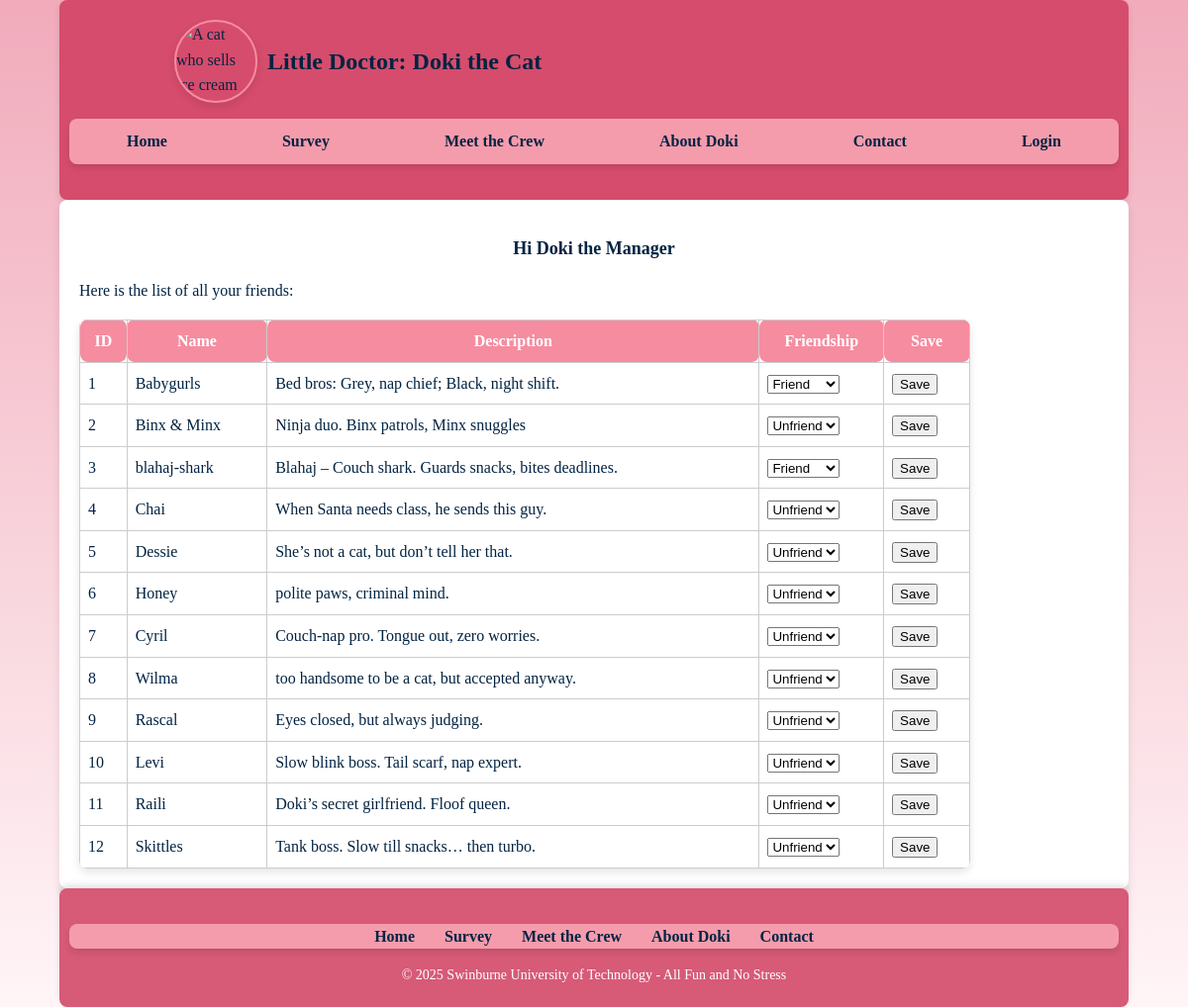
The app's page /manager.php (signed in) with its own data.
### tables this page shows
CREATE TABLE `friends` (
  `id` int(11) NOT NULL,
  `name` varchar(255) NOT NULL,
  `description` text NOT NULL,
  `picture` varchar(255) NOT NULL,
  `friendship_status` enum('Friend','Unfriend') DEFAULT 'Unfriend'
);

### manager.php (the view, shortened to what this page needs)
<?php
require_once("settings.php");
$conn = mysqli_connect($host, $username, $password, $database);
?>
<!DOCTYPE html>
<html lang="en">
<head>
<link rel="stylesheet" href="styles/style.css">
</head>
<body>
<?php include 'header.inc'; ?>
<section id="main">
<?php if (isset($_SESSION['username']) && $_SESSION['username'] === 'sirdoki'): ?>
  <h1>Hi Doki the Manager</h1>
  <p>Here is the list of all your friends:</p>
  <?php
    $res = mysqli_query($conn, "SELECT id, name, description, friendship_status FROM friends ORDER BY id ASC");
    if ($res && mysqli_num_rows($res) > 0):
  ?>
    <table>
      <tr>
        <th>ID</th><th>Name</th><th>Description</th><th>Friendship</th><th>Save</th>
      </tr>
      <?php while ($row = mysqli_fetch_assoc($res)): ?>
        <tr>
          <td><?= (int)$row['id'] ?></td>
          <td><?= htmlspecialchars($row['name']) ?></td>
          <td><?= htmlspecialchars($row['description']) ?></td>
          <td>
            <form method="post" action="<?= htmlspecialchars($_SERVER['PHP_SELF']) ?>">
              <select name="friendship_status">
                <option value="Friend"   <?= $row['friendship_status']=='Friend'   ? 'selected' : '' ?>>Friend</option>
                <option value="Unfriend" <?= $row['friendship_status']=='Unfriend' ? 'selected' : '' ?>>Unfriend</option>
              </select>
          </td>
          <td>
              <input type="submit" value="Save">
          </td>
        </tr>
      <?php endwhile; ?>
    </table>
  <?php else: ?>
    <p>No friends found! Poor Doki!</p>
  <?php endif; ?>
<?php else: ?>
  <h1>Hi, you are not Doki the manager</h1>
  <p>This page is for authorised users only.</p>
<?php endif; ?>
</section>
<?php include 'footer.inc'; ?>
</body>
</html>

### header.inc
<section id="header">
        <header>
            <img id="logo" src="images/doki_logo.png" alt="A cat who sells ice cream">
            <h2>Little Doctor: Doki the Cat</h2>
        </header>
        <nav>
            <ul>
                <li><a href="index.php">Home</a></li>
                <li><a href="fav_form.php">Survey</a></li>
                <li><a href="friends.php">Meet the Crew</a></li>
                <li><a href="about.php">About Doki</a></li>
                <li><a href="contact.php">Contact</a></li>
                <li><a href="login.php">Login</a></li>
            </ul>
        </nav>
    </section>

### footer.inc
<section id="footer">
        <footer>
            <nav>
                <ul>
                     <li><a href="index.php">Home</a></li>
                    <li><a href="fav_form.php">Survey</a></li>
                    <li><a href="friends.php">Meet the Crew</a></li>
                    <li><a href="about.php">About Doki</a></li>
                    <li><a href="contact.php">Contact</a></li>
                </ul>
            </nav>
            <p>© 2025 Swinburne University of Technology - All Fun and No Stress</p>
        </footer>
    </section>

### styles/style.css (style rules this page uses)
body { margin: 0% 5%; padding: 0; line-height: 1.6; font-family: "DM Serif Text", serif; font-weight: 400; font-style: normal; color: #022342; background: linear-gradient(to bottom, #f1abbb, #fff5f7); }
#header { padding: 20px 10px; background-color: #d64c6c; box-shadow: 0px 4px 6px rgba(0, 0, 0, 0.1); border-radius: 8px; }
header { display: flex; justify-content: flex-start; align-items: center; width: 80%; margin: 0 auto; }
#logo { width: 80px; height: 80px; border-radius: 50%; object-fit: cover; border: 2px solid #f68c9f; box-shadow: 0px 4px 8px rgba(0, 0, 0, 0.1); margin-right: 10px; }
nav { background-color: #f59cac; box-shadow: 0px 4px 6px rgba(0, 0, 0, 0.1); border-radius: 8px; }
#header nav ul { display: flex; justify-content: space-around; list-style-type: none; padding: 0; }
#header nav ul li { margin: 0 15px; padding: 10px; }
#header nav ul li a { text-decoration: none; font-weight: bold; color: #022342; }
h1 { text-align: center; font-size:large; }
#main { padding: 20px; max-width: 100%; margin: 0 auto; background-color: #ffffff; box-shadow: 0px 4px 8px rgba(0, 0, 0, 0.1); border-radius: 8px; }
table { width: 100%; border-collapse: collapse; background-color: #ffffff; box-shadow: 0px 4px 8px rgba(0, 0, 0, 0.1); border-radius: 8px; overflow: hidden; }
th, td { padding: 15px; text-align: left; font-size: 16px; border-radius: 8px; }
th { background-color: #f68c9f; color: #ffffff; text-align: center; }
a { color: #d75a77; text-decoration: none; transition: color 0.3s; }
#footer { background-color: #d75a77; color: #ffffff; padding: 20px 10px; text-align: center; box-shadow: 0px -4px 6px rgba(0, 0, 0, 0.1); border-radius: 8px; }
#footer p { margin: 0; font-size: 14px; }
#footer nav ul { list-style-type: none; padding: 0; display: flex; justify-content: center; }
#footer nav ul li { margin: 0 15px; }
#footer nav ul li a { color: #022342;; text-decoration: none; font-weight: bold; transition: color 0.3s; }

### manager.php (style rules this page uses)
table { border-collapse: collapse; width: 100%; max-width: 900px; }
th, td { border: 1px solid #ccc; padding: 8px; }
form { margin: 0; }

### records on screen
friends: id "1", name "Babygurls", description "Bed bros: Grey, nap chief; Black, night shift.", friendship_status "Friend"
friends: id "2", name "Binx & Minx", description "Ninja duo. Binx patrols, Minx snuggles", friendship_status "Unfriend"
friends: id "3", name "blahaj-shark", description "Blahaj – Couch shark. Guards snacks, bites deadlines.", friendship_status "Friend"
friends: id "4", name "Chai", description "When Santa needs class, he sends this guy.", friendship_status "Unfriend"
friends: id "5", name "Dessie", description "She’s not a cat, but don’t tell her that.", friendship_status "Unfriend"
friends: id "6", name "Honey", description "polite paws, criminal mind.", friendship_status "Unfriend"
friends: id "7", name "Cyril", description "Couch-nap pro. Tongue out, zero worries.", friendship_status "Unfriend"
friends: id "8", name "Wilma", description "too handsome to be a cat, but accepted anyway.", friendship_status "Unfriend"
friends: id "9", name "Rascal", description "Eyes closed, but always judging.", friendship_status "Unfriend"
friends: id "10", name "Levi", description "Slow blink boss. Tail scarf, nap expert.", friendship_status "Unfriend"
friends: id "11", name "Raili", description "Doki’s secret girlfriend. Floof queen.", friendship_status "Unfriend"
friends: id "12", name "Skittles", description "Tank boss. Slow till snacks… then turbo.", friendship_status "Unfriend"
